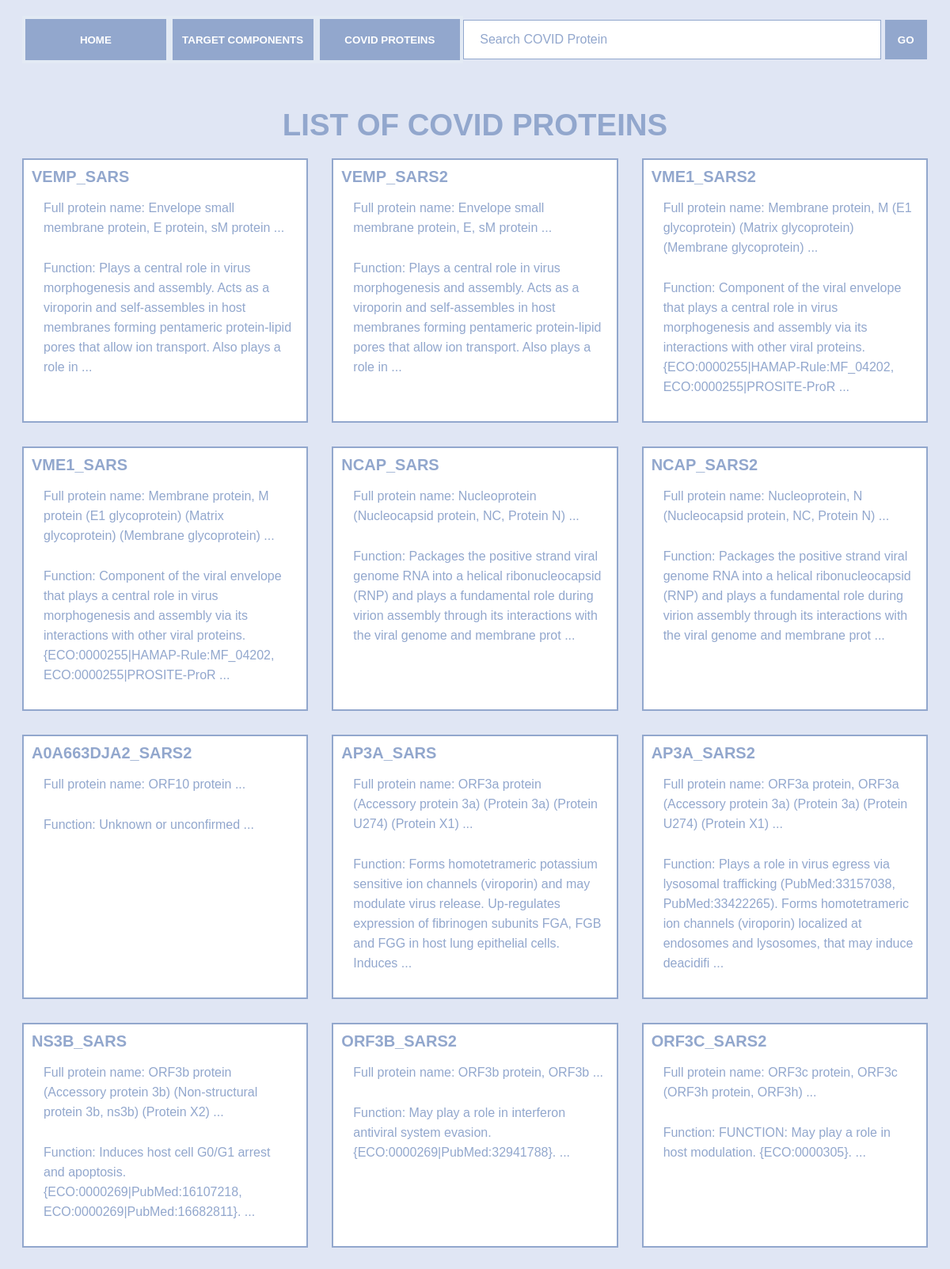
Screenshot of /proteins/ (upper part) with the database file from the repository.
### proteins/models.py (models this page shows, shortened)
class Protein(models.Model):
    protein_id = models.CharField(max_length=100)
    protein_name = models.CharField(max_length=1000)
    slug = models.SlugField()
    function = models.TextField()
    locations = models.TextField()
    thumb = models.ImageField(default='default.png', blank=True)
    class Meta:
        verbose_name_plural = "proteins"
    def function_preview(self):
        return self.function[:200] + ' ...'
    def name_preview(self):
        return self.protein_name[:100] + ' ...'

### proteins/views.py (the view)
# urls.py: path('', views.proteins_list, name='list'),
def proteins_list(request):
    proteins = Protein.objects.all().order_by('protein_name')
    return render(request, 'proteins/proteins_list.html', {'proteins':proteins})

### proteins/templates/proteins/proteins_list.html (shortened to what this page needs)
{% extends 'index.html' %}
{%block content%}
    <h1 class="listheading">LIST OF COVID PROTEINS</h1>
<div class="thumbnails">
    {% for protein in proteins %}
    <div class = "description-box">
    <a class="protein-name" href="{% url 'proteins:detail' protein.slug %}">{{protein.protein_id}}</a>
            <p>Full protein name: {{protein.name_preview}}</p>
            <p>Function: {{protein.function_preview}}</p>
            </div>
    {% endfor %}
    </div>
{% endblock %}

### assets/style.css (style rules this page uses)
* { box-sizing: border-box; }
body { padding: 20px; margin-top: 0px; font-family: sans-serif; background-color: rgb(224,230,244); }
h1 { font-size: 3.2vw; text-align: center; padding: 20px; margin-bottom: 50px; color: rgb(146,167,205); }
.listheading { font-size: 3.2vw; text-align: center; padding: 10px; margin-bottom: 10px; color: rgb(146,167,205); }
.protein-name { font-size: 20px; font-weight: bolder; color: rgb(146,167,205); margin: 0px; }
.description-box { padding: 10px; border-style: solid; background-color: white; border:2px solid rgb(146,167,205); }
.description-box p { font-size: 1rem; font-weight: lighter; color: rgb(146,167,205); border-left-style: none; padding: 5px; margin-left: 10px; margin-top: 10px; line-height: 25px; }
a { text-decoration: none; color: white; }
p { font-size: 1.5vw; font-weight: lighter; color: rgb(146,167,205); border-left-style: solid; padding: 20px; margin-left: 50px; margin-top: 15px; line-height: 40px; }
.thumbnails { display: grid; grid-template-columns: 1fr 1fr 1fr; grid-gap: 30px; }

### rows the page displays
Protein: protein_id "VEMP_SARS", name_preview "Envelope small membrane protein, E protein, sM protein ...", function_preview "Plays a central role in virus morphogenesis and assembly. Acts as a viroporin and self-assembles in host membranes forming pentameric protein-lipid pores that allow ion transport. Also plays a role in ..."
Protein: protein_id "VEMP_SARS2", name_preview "Envelope small membrane protein, E, sM protein ...", function_preview "Plays a central role in virus morphogenesis and assembly. Acts as a viroporin and self-assembles in host membranes forming pentameric protein-lipid pores that allow ion transport. Also plays a role in ..."
Protein: protein_id "VME1_SARS2", name_preview "Membrane protein, M (E1 glycoprotein) (Matrix glycoprotein) (Membrane glycoprotein) ...", function_preview "Component of the viral envelope that plays a central role in virus morphogenesis and assembly via its interactions with other viral proteins. {ECO:0000255|HAMAP-Rule:MF_04202, ECO:0000255|PROSITE-ProR ..."
Protein: protein_id "VME1_SARS", name_preview "Membrane protein, M protein (E1 glycoprotein) (Matrix glycoprotein) (Membrane glycoprotein) ...", function_preview "Component of the viral envelope that plays a central role in virus morphogenesis and assembly via its interactions with other viral proteins. {ECO:0000255|HAMAP-Rule:MF_04202, ECO:0000255|PROSITE-ProR ..."
Protein: protein_id "NCAP_SARS", name_preview "Nucleoprotein (Nucleocapsid protein, NC, Protein N) ...", function_preview "Packages the positive strand viral genome RNA into a helical ribonucleocapsid (RNP) and plays a fundamental role during virion assembly through its interactions with the viral genome and membrane prot ..."
Protein: protein_id "NCAP_SARS2", name_preview "Nucleoprotein, N (Nucleocapsid protein, NC, Protein N) ...", function_preview "Packages the positive strand viral genome RNA into a helical ribonucleocapsid (RNP) and plays a fundamental role during virion assembly through its interactions with the viral genome and membrane prot ..."
Protein: protein_id "A0A663DJA2_SARS2", name_preview "ORF10 protein ...", function_preview "Unknown or unconfirmed ..."
Protein: protein_id "AP3A_SARS", name_preview "ORF3a protein (Accessory protein 3a) (Protein 3a) (Protein U274) (Protein X1) ...", function_preview "Forms homotetrameric potassium sensitive ion channels (viroporin) and may modulate virus release. Up-regulates expression of fibrinogen subunits FGA, FGB and FGG in host lung epithelial cells. Induces ..."
Protein: protein_id "AP3A_SARS2", name_preview "ORF3a protein, ORF3a (Accessory protein 3a) (Protein 3a) (Protein U274) (Protein X1) ...", function_preview "Plays a role in virus egress via lysosomal trafficking (PubMed:33157038, PubMed:33422265). Forms homotetrameric ion channels (viroporin) localized at endosomes and lysosomes, that may induce deacidifi ..."
Protein: protein_id "NS3B_SARS", name_preview "ORF3b protein (Accessory protein 3b) (Non-structural protein 3b, ns3b) (Protein X2) ...", function_preview "Induces host cell G0/G1 arrest and apoptosis. {ECO:0000269|PubMed:16107218, ECO:0000269|PubMed:16682811}. ..."
Protein: protein_id "ORF3B_SARS2", name_preview "ORF3b protein, ORF3b ...", function_preview "May play a role in interferon antiviral system evasion. {ECO:0000269|PubMed:32941788}. ..."
Protein: protein_id "ORF3C_SARS2", name_preview "ORF3c protein, ORF3c (ORF3h protein, ORF3h) ...", function_preview "FUNCTION: May play a role in host modulation. {ECO:0000305}. ..."
